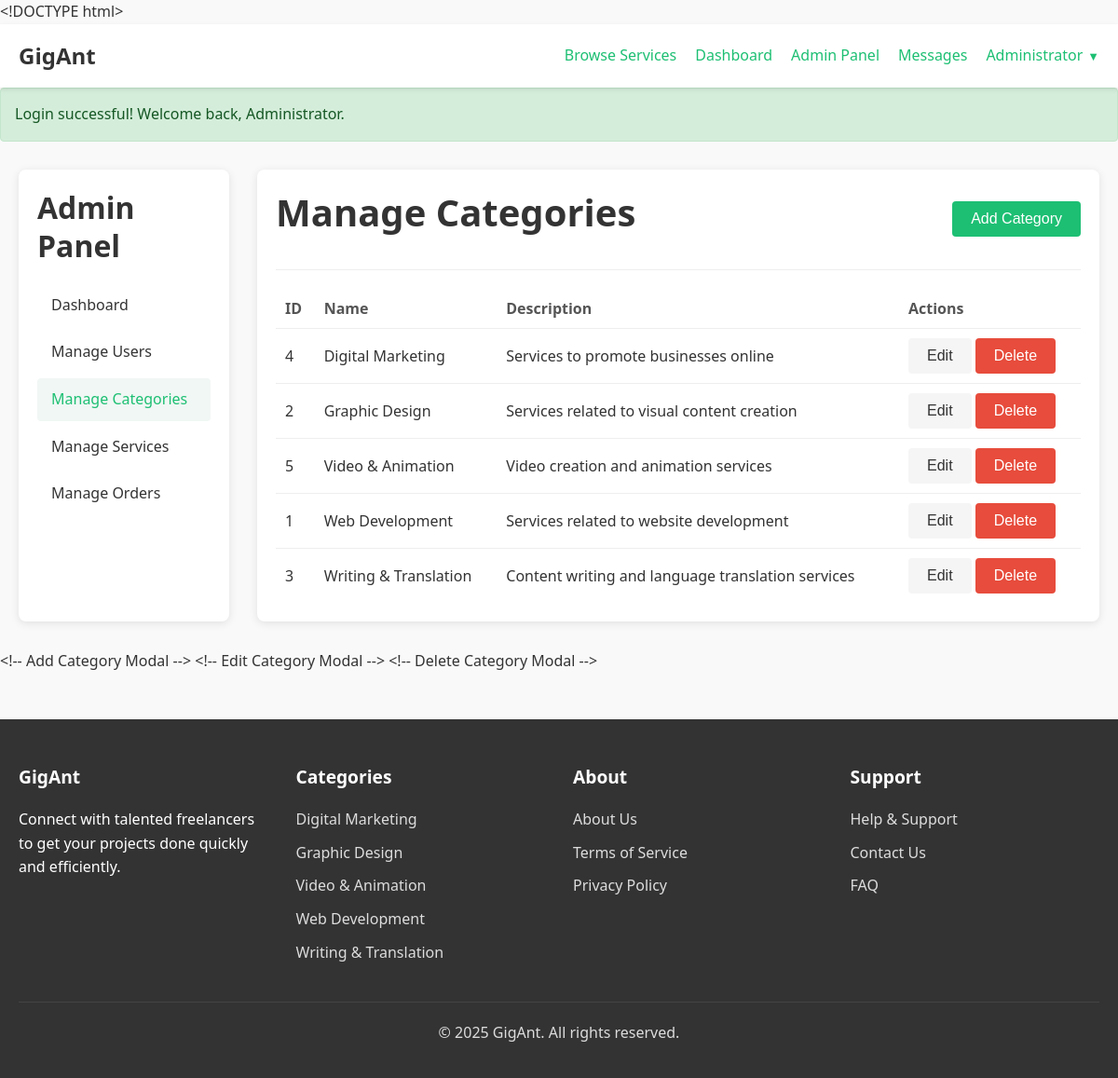
Screenshot of /admin/categories.php (signed in) with the database file from the repository.
### tables this page shows
CREATE TABLE users (
    id INTEGER PRIMARY KEY AUTOINCREMENT,
    username TEXT UNIQUE NOT NULL,
    password TEXT NOT NULL,
    email TEXT UNIQUE NOT NULL,
    name TEXT NOT NULL,
    bio TEXT,
    profile_image TEXT,
    is_admin INTEGER DEFAULT 0,
    created_at TIMESTAMP DEFAULT CURRENT_TIMESTAMP
  );

CREATE TABLE categories (
    id INTEGER PRIMARY KEY AUTOINCREMENT,
    name TEXT UNIQUE NOT NULL,
    description TEXT,
    parent_id INTEGER,
    FOREIGN KEY (parent_id) REFERENCES categories(id)
  );

### utils/auth.php (called while the page is built, shortened)
<?php
function isLoggedIn() {
  return isset($_SESSION['user_id']);
}
function isAdmin() {
  return isset($_SESSION['is_admin']) && $_SESSION['is_admin'] == 1;
}
function getUserById($db, $userId) {
  $stmt = $db->prepare("SELECT * FROM users WHERE id = ?");
  $stmt->execute([$userId]);
  return $stmt->fetch();
}
function getCurrentUser($db) {
  return getUserById($db, $_SESSION['user_id']);
}

### admin/categories.php (the view, shortened to what this page needs)
<?php
require_once('../database/connection.php');
require_once('../utils/auth.php');
$stmt = $db->query("SELECT * FROM categories ORDER BY name");
$categories = $stmt->fetchAll();
?>
<html lang="en">
<head>
  <link rel="stylesheet" href="../css/styles.css">
</head>
<body>
  <?php include('../templates/header.php'); ?>
  <main>
    <div class="container">
      <div class="admin-container">
        <div class="admin-sidebar">
          <h2>Admin Panel</h2>
          <div class="admin-nav">
            <a href="index.php">Dashboard</a>
            <a href="users.php">Manage Users</a>
            <a href="categories.php" class="active">Manage Categories</a>
            <a href="services.php">Manage Services</a>
            <a href="orders.php">Manage Orders</a>
          </div>
        </div>
        <div class="admin-content">
          <div class="admin-header">
            <h1>Manage Categories</h1>
            <button class="btn-primary" id="addCategoryBtn">Add Category</button>
          </div>
          <table class="table">
            <thead>
              <tr>
                <th>ID</th>
                <th>Name</th>
                <th>Description</th>
                <th>Actions</th>
              </tr>
            </thead>
            <tbody>
              <?php foreach ($categories as $category): ?>
                <tr>
                  <td><?= $category['id'] ?></td>
                  <td><?= htmlspecialchars($category['name']) ?></td>
                  <td><?= htmlspecialchars($category['description'] ?? '') ?></td>
                  <td>
                    <button class="btn-secondary edit-category-btn" data-id="<?= $category['id'] ?>" data-name="<?= htmlspecialchars($category['name']) ?>" data-description="<?= htmlspecialchars($category['description'] ?? '') ?>">Edit</button>
                    <button class="btn-danger delete-category-btn" data-id="<?= $category['id'] ?>" data-name="<?= htmlspecialchars($category['name']) ?>">Delete</button>
                  </td>
                </tr>
              <?php endforeach; ?>
            </tbody>
          </table>
        </div>
      </div>
    </div>
  </main>
  &lt;!-- Add Category Modal -->
  &lt;!-- Edit Category Modal -->
  &lt;!-- Delete Category Modal -->
  <?php include('../templates/footer.php'); ?>
</body>
</html>

### templates/header.php (shortened to what this page needs)
<header>
  <div class="container">
    <div class="logo">
      <a href="index.php">GigAnt</a>
    </div>
    <nav>
      <ul class="main-nav">
        <li><a href="search.php">Browse Services</a></li>
        <?php if (isLoggedIn()): ?>
          <li><a href="dashboard.php">Dashboard</a></li>
          <?php if (isAdmin()): ?>
            <li><a href="admin/index.php">Admin Panel</a></li>
          <?php endif; ?>
        <?php endif; ?>
      </ul>
      <ul class="user-nav">
        <?php if (isLoggedIn()): ?>
          <li class="messages">
            <a href="messages.php">
              Messages
            </a>
          </li>
          <li class="user-dropdown">
            <a href="javascript:void(0);" class="dropdown-toggle">
              <?php
                $user = getCurrentUser($db);
                echo htmlspecialchars($user['name']);
              ?>
              <span class="arrow">▼</span>
            </a>
          </li>
        <?php else: ?>
          <li><a href="login.php">Login</a></li>
          <li><a href="register.php" class="btn-primary">Join</a></li>
        <?php endif; ?>
      </ul>
    </nav>
  </div>
</header>
<?php if (isset($_SESSION['success'])): ?>
  <div class="alert alert-success">
    <?= $_SESSION['success'] ?>
  </div>
<?php endif; ?>

### templates/footer.php
<footer>
  <div class="container">
    <div class="footer-grid">
      <div class="footer-column">
        <h3>GigAnt</h3>
        <p>Connect with talented freelancers to get your projects done quickly and efficiently.</p>
      </div>
      <div class="footer-column">
        <h3>Categories</h3>
        <ul>
          <?php
            $stmt = $db->query("SELECT id, name FROM categories LIMIT 5");
            $footerCategories = $stmt->fetchAll(PDO::FETCH_ASSOC);
            foreach ($footerCategories as $category) {
              echo '<li><a href="search.php?category=' . $category['id'] . '">' . htmlspecialchars($category['name']) . '</a></li>';
            }
          ?>
        </ul>
      </div>
      <div class="footer-column">
        <h3>About</h3>
        <ul>
          <li><a href="about.php">About Us</a></li>
          <li><a href="terms.php">Terms of Service</a></li>
          <li><a href="privacy.php">Privacy Policy</a></li>
        </ul>
      </div>
      <div class="footer-column">
        <h3>Support</h3>
        <ul>
          <li><a href="help.php">Help & Support</a></li>
          <li><a href="contact.php">Contact Us</a></li>
          <li><a href="faq.php">FAQ</a></li>
        </ul>
      </div>
    </div>
    <div class="footer-bottom">
      <p>&copy; <?= date('Y') ?> GigAnt. All rights reserved.</p>
    </div>
  </div>
</footer>

### css/styles.css (style rules this page uses)
* { margin: 0; padding: 0; box-sizing: border-box; }
body { font-family: "Segoe UI", Tahoma, Geneva, Verdana, sans-serif; line-height: 1.6; color: #333; background-color: #f9f9f9; }
.container { width: 100%; max-width: 1200px; margin: 0 auto; padding: 0 20px; }
a { color: #1dbf73; text-decoration: none; transition: color 0.3s; }
ul { list-style: none; }
h1, h2, h3, h4, h5, h6 { margin-bottom: 15px; font-weight: 600; line-height: 1.3; }
h1 { font-size: 2.5rem; }
h2 { font-size: 2rem; }
h3 { font-size: 1.5rem; }
p { margin-bottom: 15px; }
.btn, button, [type="submit"] { display: inline-block; padding: 10px 20px; background-color: #1dbf73; color: white; border: none; border-radius: 4px; cursor: pointer; font-size: 1rem; transition: background-color 0.3s; }
.btn-primary { background-color: #1dbf73; color: white; }
.btn-secondary { background-color: #f5f5f5; color: #333; }
.btn-danger { background-color: #e74c3c; color: white; }
header { background-color: white; box-shadow: 0 2px 5px rgba(0, 0, 0, 0.1); position: sticky; top: 0; z-index: 100; }
header .container { display: flex; justify-content: space-between; align-items: center; padding: 15px 20px; }
.logo a { font-size: 1.5rem; font-weight: 700; color: #333; }
nav { display: flex; align-items: center; }
.main-nav, .user-nav { display: flex; align-items: center; }
.main-nav li, .user-nav li { margin-left: 20px; }
.user-dropdown { position: relative; }
.dropdown-toggle { display: flex; align-items: center; }
.dropdown-toggle .arrow { margin-left: 5px; font-size: 0.8rem; }
.messages { position: relative; }
.alert { padding: 15px; margin-bottom: 20px; border-radius: 4px; }
.alert-success { background-color: #d4edda; color: #155724; border: 1px solid #c3e6cb; }
footer { background-color: #333; color: white; padding: 50px 0 20px; margin-top: 50px; }
.footer-grid { display: grid; grid-template-columns: repeat(4, 1fr); gap: 30px; margin-bottom: 30px; }
.footer-column h3 { color: white; margin-bottom: 20px; font-size: 1.2rem; }
.footer-column ul li { margin-bottom: 10px; }
.footer-column a { color: #ddd; }
.footer-bottom { border-top: 1px solid #444; padding-top: 20px; text-align: center; color: #ddd; }

### admin/categories.php (style rules this page uses)
.admin-container { display: grid; grid-template-columns: 1fr 4fr; gap: 30px; margin: 30px 0; }
.admin-sidebar { background-color: white; border-radius: 8px; box-shadow: 0 2px 10px rgba(0, 0, 0, 0.1); padding: 20px; }
.admin-nav { margin-top: 20px; }
.admin-nav a { display: block; padding: 10px 15px; margin-bottom: 5px; border-radius: 4px; color: #333; transition: background-color 0.3s; }
.admin-nav a:hover, .admin-nav a.active { background-color: #f0f7f4; color: #1dbf73; }
.admin-content { background-color: white; border-radius: 8px; box-shadow: 0 2px 10px rgba(0, 0, 0, 0.1); padding: 20px; }
.admin-header { display: flex; justify-content: space-between; align-items: center; margin-bottom: 20px; padding-bottom: 20px; border-bottom: 1px solid #eee; }
.table { width: 100%; border-collapse: collapse; }
.table th, .table td { padding: 10px; text-align: left; border-bottom: 1px solid #eee; }
.table th { font-weight: 600; color: #555; }
.table tr:last-child td { border-bottom: none; }

### rows the page displays
users: name "Administrator"
categories: id "4", name "Digital Marketing", description "Services to promote businesses online"
categories: id "2", name "Graphic Design", description "Services related to visual content creation"
categories: id "5", name "Video & Animation", description "Video creation and animation services"
categories: id "1", name "Web Development", description "Services related to website development"
categories: id "3", name "Writing & Translation", description "Content writing and language translation services"

### other values shown
$_SESSION['success'] "Login successful! Welcome back, Administrator."
